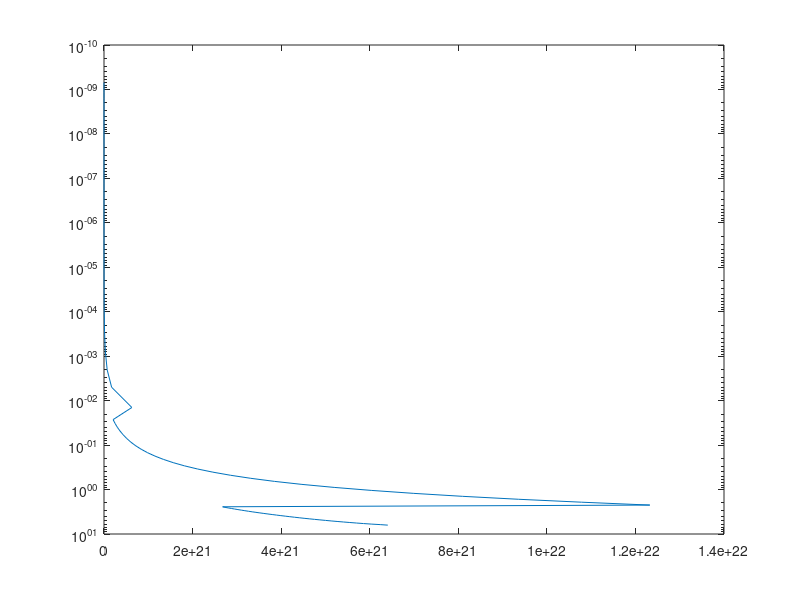

The MATLAB source for this figure: (Note: this script raises an error after producing the figure.)
mars = load('mars.txt');

%% pretend this is a levels profile, need to check
plot(mars(:,2),1:90); xlabel('p (mb)'); ylabel('level number');

plot(mars(:,2),mars(:,1)); xlabel('p (mb)'); ylabel('height(km)');
%% goes from 6.4 mb to 3.2 mb in height from 0 to 7.5 km
%% p = p0 exp(-h/H)
%% log(p/p0) = -h/H ==> H = h / -log(p/p0) = 7.5/ -log(3.2/6.4) = 10.82 km

%% so roughly going from 6.4 to 7 mb would be a height change of 
%% h = H * -log(p/p0) = 10.82 * log(7/6.4) = 0.96 km

semilogy(mars(:,3),mars(:,2)); set(gca,'ydir','reverse')

%%%%%%%%%%%%%%%%%%%%%%%%%%%%%%%%%%%%%%%%%%%%%%%%%%%%%%%%%%%%%%%%%%%%%%%%

%% pV = nRT ==> q = n/V L = p/RT L

L = diff(mars(:,1)) * 1000;

px = mars(:,2);
pN = px(1:end-1)-px(2:end);
pD = log(px(1:end-1)./px(2:end));
pav = pN ./ pD;

Tav = interp1(log(mars(:,2)),mars(:,3),log(pav));

semilogy(mars(:,3),mars(:,2),'b',Tav,pav,'r'); set(gca,'ydir','reverse')

R = 8.31;   %% gas constant

%% 1013 mb = 101325 N/m2
density = pav*101325/1013 .* L /R ./Tav;    %%% moles/m2
semilogy(density,pav); set(gca,'ydir','reverse')

q = density/10000 * 6.023e23;               %% molecules/cm2
semilogy(q,pav); set(gca,'ydir','reverse')

%  [index    press  part.press   temp   col.density ] =
%  [integer  real   real         real   real        ]  =
%  [nounits  atm    atm          K      kmoles/cm2  ]

MR = 0.95;   %% CO2 mixing ratio
data = [(1:length(q))' pav/1013.25 pav/1013.25*MR Tav  density/10000/1000*MR];
fid = fopen('mars_co2_amt','w');
fprintf(fid,'%3i %12.8e %12.8e %12.8f %12.8e \n',data');
fclose(fid);

addpath /home/sergio/SPECTRA
%[outwave,out_array] = run8(2,605,855,'./mars_co2_amt');
%error('oioi')
%[outwave,out_array] = driver_run8_parallel(2,605,855,'./mars_co2_amt',25);

%%%%%%%%%%%%%%%%%%%%%%%%%%%%%%%%%%%%%%%%%%%%%%%%%%%%%%%%%%%%%%%%%%%%%%%%
%% OhOh, probably need finer res than 0.0025 cm-1

doppler_widths_wavenumber

error('OhOh');

%% run these separately on different processors

for wn = 605 : 25 : 830
  outname = ['mars_co2_ods_' num2str(wn) '.mat'];
  ee = exist(outname);
  if ee == 0
    [outwave,out_array] = run8(2,wn,wn+25,'./mars_co2_amt');
    saver = ['save ' outname '  outwave out_array data'];
    eval(saver)
  end
end

for wn = 830 : -25 : 605
  outname = ['mars_co2_ods_' num2str(wn) '.mat'];
  ee = exist(outname);
  if ee == 0
    [outwave,out_array] = run8(2,wn,wn+25,'./mars_co2_amt');
    saver = ['save ' outname '  outwave out_array data'];
    eval(saver)
  end
end
%%%%%%%%%%%%%%%%%%%%%%%%%%%%%%%%%%%%%%%%%%%%%%%%%%%%%%%%%%%%%%%%%%%%%%%%
